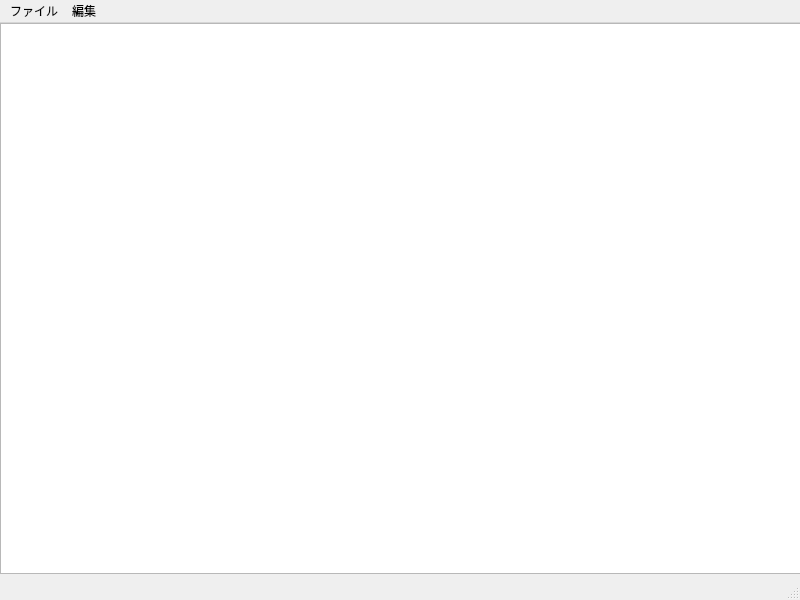
<?xml version="1.0" encoding="UTF-8"?>
<ui version="4.0">
 <class>MainWindow</class>
 <widget class="QMainWindow" name="MainWindow">
  <property name="geometry">
   <rect>
    <x>0</x>
    <y>0</y>
    <width>800</width>
    <height>600</height>
   </rect>
  </property>
  <property name="windowTitle">
   <string>MainWindow</string>
  </property>
  <widget class="QWidget" name="centralwidget">
   <widget class="QPlainTextEdit" name="Textdata">
    <property name="geometry">
     <rect>
      <x>0</x>
      <y>0</y>
      <width>801</width>
      <height>551</height>
     </rect>
    </property>
   </widget>
  </widget>
  <widget class="QStatusBar" name="statusbar"/>
  <widget class="QMenuBar" name="menubar">
   <property name="geometry">
    <rect>
     <x>0</x>
     <y>0</y>
     <width>800</width>
     <height>26</height>
    </rect>
   </property>
   <widget class="QMenu" name="menu_File">
    <property name="title">
     <string>ファイル</string>
    </property>
    <addaction name="actionSave"/>
    <addaction name="actionLoad"/>
    <addaction name="separator"/>
    <addaction name="actionExit"/>
   </widget>
   <widget class="QMenu" name="menu_Edit">
    <property name="title">
     <string>編集</string>
    </property>
    <addaction name="actionCut"/>
    <addaction name="actionCopy"/>
    <addaction name="actionDuplicate"/>
    <addaction name="separator"/>
    <addaction name="actionSelect_All"/>
    <addaction name="actionDeselect"/>
   </widget>
   <addaction name="menu_File"/>
   <addaction name="menu_Edit"/>
  </widget>
  <action name="actionSave">
   <property name="text">
    <string>Save File</string>
   </property>
  </action>
  <action name="actionLoad">
   <property name="text">
    <string>Load FIle</string>
   </property>
  </action>
  <action name="actionExit">
   <property name="checkable">
    <bool>false</bool>
   </property>
   <property name="enabled">
    <bool>true</bool>
   </property>
   <property name="text">
    <string>Exit</string>
   </property>
  </action>
  <action name="actionCut">
   <property name="text">
    <string>Cut</string>
   </property>
  </action>
  <action name="actionCopy">
   <property name="text">
    <string>Copy</string>
   </property>
  </action>
  <action name="actionDuplicate">
   <property name="text">
    <string>Duplicate</string>
   </property>
  </action>
  <action name="actionSelect_All">
   <property name="text">
    <string>Select All</string>
   </property>
  </action>
  <action name="actionDeselect">
   <property name="text">
    <string>Deselect</string>
   </property>
  </action>
 </widget>
 <resources/>
 <connections/>
</ui>
